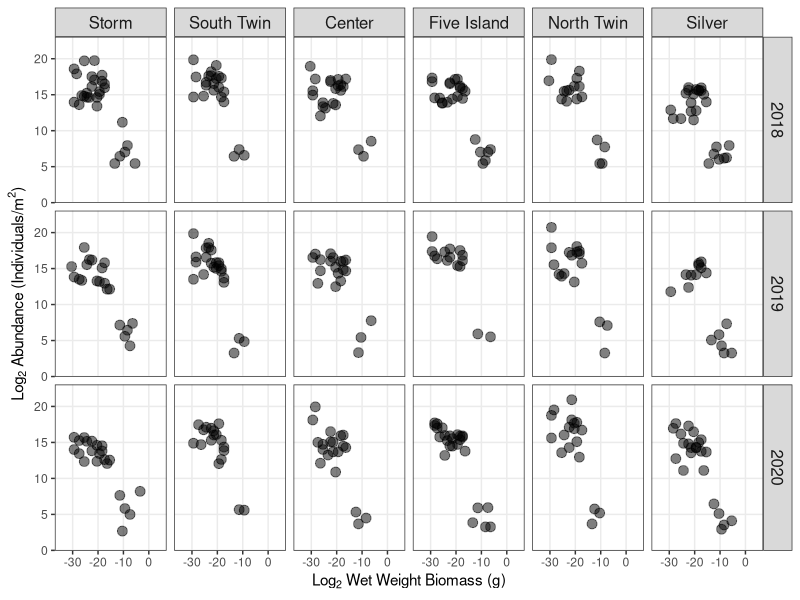
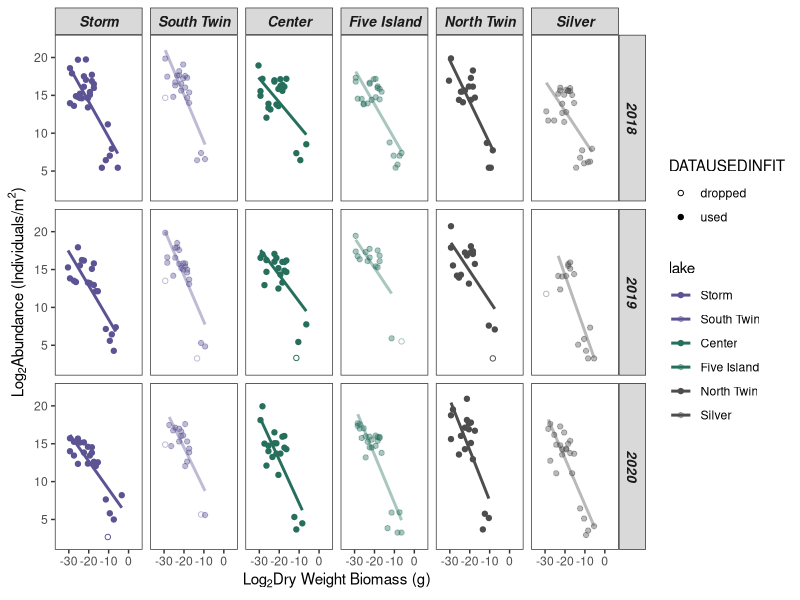
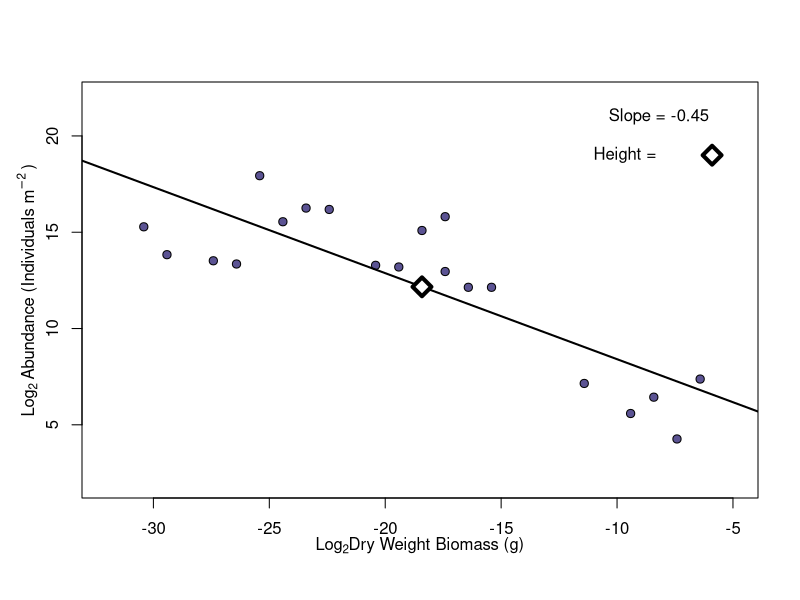

Reproduce these figures in R, in order.
## Step 2_Size Spectra Analysis ##==============================

if (!require(tidyverse)) install.packages('tidyverse')
library(tidyverse)
#browseVignettes("sizeSpectra")


# Load in SSA dataset #===========================
output = read_csv('SSA start_zoop.miv-biomass.csv')
output

# Replace lake number with lake name #
levels(output$lake) = c(levels(output$lake), 'Blue', 'Center', 
                         'Five Island', 'North Twin', 
                         'Silver', 'Storm', 'South Twin')

output$lake[output$lake == '12'] <- 'Blue'
output$lake[output$lake == '19'] <- 'Center' 
output$lake[output$lake == '36'] <- 'Five Island' 
output$lake[output$lake == '90'] <- 'North Twin'
output$lake[output$lake == '105'] <- 'Silver'
output$lake[output$lake == '113'] <- 'Storm'
output$lake[output$lake == '406'] <- 'South Twin'
output

# Remove Blue Lake - geologically distinct, almost no BMB # 
output = filter(output, lake != 'Blue')
output

## Calculate the number of log2 bins, taken from Edwards et al. 2017 - assign bins
log2bins_butts = function(x = NULL, counts = NULL)
{
  if(!is.null(x) & !is.null(counts)) {
    stop("need only one of x or counts in log2bins") }
  if(is.null(x) & is.null(counts)) {
    stop("need x or counts in log2bins") }
  if(!is.null(x)) {
    if(!is.vector(x))stop("x not a vector in log2bins")
    if(anyNA(x)) stop("x contains NA's in log2bins")
    if(min(x) <= 0)stop("x needs to be >0 in log2bins")
  }
  if(!is.null(counts))  {
    if(dim(counts)[2] != 2)stop("counts needs two cols in log2bins")
    if(min(counts[,1]) < 0) {
      stop("x values in counts need to be >= 0 in log2bins") }
    if(min(counts[,2]) < 0) {
      stop("numbers in counts need to be >= 0 in log2bins") }
  }
  # As for LBNbiom.method(), could write code that would make
  #  use of the counts dataframe explicitly, but actually quite easy
  #  to just create the longer vector x (though may be slightly slower
  #  computationally), to save writing extensive new code.
  if(is.null(x))
  {x = rep(counts[,1], counts[,2]) }
  #
  binBreaks = 2^( floor(log2(min(x))) : ceiling(log2(max(x))) )
  
  indiv = data.frame(x)       # dataframe with one row for each individual
  indiv$binMid =cut(x, breaks=binBreaks, right=FALSE, include.lowest=TRUE,
                    labels = binBreaks[-length(binBreaks)] + 0.5*diff(binBreaks))
  indiv$binMin =cut(x, breaks=binBreaks, right=FALSE, include.lowest=TRUE,
                    labels = binBreaks[-length(binBreaks)])
  indiv$binMax =cut(x, breaks=binBreaks, right=FALSE, include.lowest=TRUE,
                    labels = binBreaks[-1])
  # indiv$binWidth =cut(x, breaks=binBreaks, right=FALSE,
  #    include.lowest=TRUE, labels = diff(binBreaks))
  # indiv = mutate(indiv, binWidth = binMax - binMin)
  # Above commands avoid any problems with bins with 0 counts.
  # Don't really need all of them, but include for completeness.
  indiv$binMid = as.numeric(as.character(indiv$binMid))
  indiv$binMin = as.numeric(as.character(indiv$binMin))
  indiv$binMax = as.numeric(as.character(indiv$binMax))
  # Now calculate biomass in each bin class:
  binVals = dplyr::summarise(dplyr::group_by(indiv, binMid),
                             binMin = unique(binMin),
                             binMax = unique(binMax),
                             binWidth = binMax - binMin,
                             binCount = length(x),
                             binCountNorm = binCount / binWidth,
                             binSum = sum(x),
                             binSumNorm = binSum / binWidth )
  # binWidth uses new columns binMax and binMin
  binVals = binVals[order(binVals$binMid),]   # order by binMid
  #
  if(dim(indiv)[1] < 10^6) {       # only save indiv if not too big
    y = list(indiv = indiv, binVals = binVals)
  } else
  {
    y = list(binVals = binVals)
  }
  return(y)
}

# Rewrote the base function removing the log10 bit that was causing errors, only need the log2 part anyway
log2bins.list = log2bins_butts(output$biomass_g)
output$BINMID <- as.factor(log2bins.list$indiv$binMid)
output$BINMIN <- log2bins.list$indiv$binMin
output$BINMAX <- log2bins.list$indiv$binMax
output

# Calculate average density per bin # 
output.combined = output %>% 
  group_by(year, lake, season, BINMID, BINMIN, BINMAX) %>%
  summarize(avg.density.areal = mean(density.areal, na.rm = T)) %>%
  ungroup()

output.combined

output.combined$BINMID = as.numeric(as.character(output.combined$BINMID))
#BINMIN and BINMAX are included here but will not do anything, 
## but by including they will be carried through to the summary table 
## and will be usuable for relative density

output.combined = as_tibble(output.combined) # Save in a tidy format
output.combined

# log 2 binning # 

output.binned = output.combined %>% # Remove season from grouping 
  group_by(year, lake, BINMID, BINMIN, BINMAX) %>%
  mutate(BINMID_LOG = log2(BINMID), BINMIN_LOG = log2(BINMIN), BINMAX_LOG = log2(BINMAX), DENS_LOG = log2(avg.density.areal)) %>%
  ungroup()
output.binned


# Fits data seasons combined # =======================
output.combined = output.binned %>% 
  select(year, lake, BINMID, BINMIN, BINMAX, avg.density.areal, BINMID_LOG, BINMIN_LOG, BINMAX_LOG, DENS_LOG)
output.combined

# Get Min and Max of weight bins # For Table 2 # 
minmax_bins = output.combined %>%
  group_by(lake, year) %>% 
  summarize(
    minimum = min(BINMIN_LOG), 
    maximum = max(BINMAX_LOG)) %>%
  ungroup()
minmax_bins


## Linear fits of pelagic size spectrum by lake by year ## 
fits.yr.lm = data.frame ( matrix ( NA, ncol = 15, nrow = length( unique (output.combined$lake)) * (length( unique (output$year) )) ) ) 
colnames ( fits.yr.lm ) = c('year', 'lake', 'outlierpres', 'n', 'fitmin', 'fitmax', 'slope', 'slp_se', 'slp_l95ci' ,'slp_u95ci', 'intcpt', 'int_se', 'int_l95ci', 'int_u95CI', 'height')
fits.yr.lm$year = rep( sort( unique( output.combined$year)), each = length(unique(output.combined$lake)))
fits.yr.lm$lake = rep( as.factor ( unique (output.combined$lake) ), each = 1)
fits.yr.lm

#fits.yr.lm$season = rep(as.character( unique(output.combined$season)), each = 1)

fits.yr.lm$outlierpres = factor ( fits.yr.lm$outlierpres, levels = c('Y', 'N'))
fits.yr.lm

## Set up a short dataframe for easier export ## 
short.output = setNames ( data.frame ( matrix (NA, ncol = 6, nrow = 0) ), c( 'year', 'lake',  'DENS_LOG', 'BINMID_LOG', 'DATAUSEDINFIT') )

short.output$lake = factor ( short.output$lake, levels = c('Storm', 'South Twin', 'Center', 'Five Island', 'North Twin','Silver'))

# Remove lake years with no data 
#fits.yr.lm = fits.yr.lm %>% filter(!row_number() %in% c(2,16,30)) 
fits.yr.lm

## Loop for filling with breaks ## 
for ( i in 1:nrow(fits.yr.lm) ) { 
    tempdata = output.combined %>% 
      filter ( year == fits.yr.lm$year[i] ) %>%
      filter ( lake == fits.yr.lm$lake[i] ) 
    
    templin = lm (DENS_LOG ~ BINMID_LOG, data = tempdata) 
    
    cookcutoff = 10/length(templin$residuals) # Set Cook's value, the general rule is 4/n for detection of influence, 1 is a rough cutoff for points with too much leverage
    tempcooks = ifelse ( cooks.distance(templin) > cookcutoff, 'dropped', 'used') 
    tempjoin = data.frame ( 'year' = tempdata$year, 'lake' = tempdata$lake, 
                            'DENS_LOG' = tempdata$DENS_LOG, 'BINMID_LOG' = tempdata$BINMID_LOG, 'DATAUSEDINFIT' = tempcooks)
    short.output = rbind ( short.output, tempjoin)
    
    if (any ( cooks.distance(templin) > cookcutoff ) ) { # remove points with high leverage or just save the lm as it is 
      fits.yr.lm$outlierpres[i] = 'Y' 
      templin = lm ( DENS_LOG [-which ( cooks.distance(templin) > cookcutoff)] ~ BINMID_LOG[-which (cooks.distance(templin) > cookcutoff)], data = tempdata)
    } else {fits.yr.lm$outlierpres[i] = 'N' } # Report that no high leverage points were found 
  
  fits.yr.lm$n[i] = length(templin$residuals) 
  fits.yr.lm$fitmin[i] = min(templin$model$BINMID_LOG, na.rm = T)
  fits.yr.lm$fitmax[i] = max(templin$model$BINMID_LOG, na.rm = T) 
  fits.yr.lm$slope[i] = coef(templin)[[2]] 
  fits.yr.lm$slp_se[i] = coef(summary(templin))[2,2] 
  fits.yr.lm$slp_l95ci[i] = confint(templin, level = 0.95)[2,1]
  fits.yr.lm$slp_u95ci[i] = confint(templin, level=0.95)[2,2]
  fits.yr.lm$intcpt[i] = coef(templin)[[1]]
  fits.yr.lm$int_se[i] = coef(summary(templin))[1,2] 
  fits.yr.lm$int_l95ci[i] = confint(templin, level=0.95)[1,1]
  fits.yr.lm$int_u95CI[i] = confint(templin, level = 0.95)[1,2]
  
  temp.short <- tempjoin %>%
    filter ( DATAUSEDINFIT == 'used' | DATAUSEDINFIT == 'dropped') 
  fits.yr.lm$height.bin[i] = ( min(temp.short$BINMID_LOG) + max(temp.short$BINMID_LOG) ) / 2
  fits.yr.lm$height[i] = fits.yr.lm$slope[i] * ( min(temp.short$BINMID_LOG) + max(temp.short$BINMID_LOG) ) / 2 + fits.yr.lm$intcpt[i]
  fits.yr.lm$height.l95ci[i] = fits.yr.lm$slp_l95ci[i] * ( min(temp.short$BINMID_LOG) + max(temp.short$BINMID_LOG) ) / 2 + fits.yr.lm$int_l95ci[i] 
  fits.yr.lm$height.u95ci[i] = fits.yr.lm$slp_u95ci[i] * ( min(temp.short$BINMID_LOG) + max(temp.short$BINMID_LOG) ) / 2 + fits.yr.lm$int_u95CI[i]
}

fits.yr.lm # Represents combined spring and summer data 

height.bin.summary = fits.yr.lm %>% 
  select(year, lake, height.bin) %>% 
  summarize(mean = mean(height.bin), 
            sd = sd(height.bin))
height.bin.summary

short.output

### Fits of height from overall ### 
fits.yr.lm$height.overall = fits.yr.lm$slope * ( floor(min(fits.yr.lm$fitmin)) + ceiling(max(fits.yr.lm$fitmax)) ) / 2 + fits.yr.lm$intcpt

## output the data ## (CHANGE to own working directories)
setwd("C:/Users/tjbut/Box Sync/Butts_Scripts/Carp Lakes/carp-foodweb-change")
setwd("J:/Box Sync/Butts_Scripts/Carp Lakes/carp-foodweb-change")


## Size Spectra Data ## 
short.output$lake = factor(short.output$lake, levels = c('Blue','Storm', 'South Twin', 'Center', 'Five Island', 'North Twin','Silver'))
plot.data = short.output 
plot.data
color_custom <- c("limegreen", "royalblue2", "gray50")
color_custom2 <- c( "purple", "royalblue2")

output_for_plot = left_join(short.output, fits.yr.lm, by = c('year', 'lake')) # Join makes it easier for ggplot to take the data, of course it creates many rep values 
output_for_plot

# Made after loading in previously created shortoutput_zp-miv_springsummer.csv dataframe - but running fits.yr.lm data from L2386 - 2640 
# Get incorrect plot when load in previously derived fitsdata_zp-miv_long_springsummer.csv. Write csv functions are open in this script (not commented out) 
# May have written an erroneus fits.yr.lm script accidentally when writing up plotting for Grace - will double check pre-defense; post exit seminar creation

# current output for plot is correct, will write into specific data frame 
# Currently Fig 2 and Fig 3 agree and are correct - there's a just a weird coding artifact I'm not catching - need to clean up code anyhow 

# Code to generate commented out L2660 - L2667 below # 
# short.output = read_csv('shortoutput_zp-miv_springsummer.csv')
# ## Size Spectra Data ## 
# short.output$lake = factor(short.output$lake, levels = c('Blue','Storm', 'South.Twin', 'Center', 'Five.Island', 'North.Twin','Silver'))
# 
# 
# output_for_plot = short.output %>% 
#   left_join(., fits.yr.lm, by = c('year', 'lake'), all.x=T) # Join makes it easier for ggplot to take the data, of course it creates many rep values 
# output_for_plot
#write_csv(output_for_plot, 'sizespectra_fig2-fits_springsummer.csv')


#### Size spectrum analysis with different spectra plotted ####
library(ggplot2)

plot_ssa <-  
  ggplot(output_for_plot,
         aes(BINMID_LOG, DENS_LOG) ) +
  geom_point ( alpha = 1/2, size=3 ) +
  ylim (1 , 22) +
  xlim (-35, 5) +
  facet_grid ( year ~ lake ) +
  scale_color_manual(values = color_custom2, name = 'Season', labels = c('summer', 'spring')) +
  
  labs ( x = expression ( paste ( "Log"[2], " Wet Weight Biomass (g)" ) ), 
         y = expression ( paste ( "Log"[2], " Abundance (Individuals/m"^2,")" ) ) ) +
  
  theme_bw() + 
  theme ( panel.grid.minor = element_blank(), 
          legend.background = element_blank(),
          strip.text.x = element_text(size = 12 ),
          strip.text.y = element_text(size = 12 ) )

plot_ssa

#### Size Spectrum analysis of all lakes with slopes ( Need to fix graphics) ####
# Output graphs with linear fits # 
library(ggplot2)

# Output graphs with linear fits # 
# Reference - no removal # Blue, South Twin, Storm
ref_col_18 = rgb(91, 83, 147, max = 255, alpha = 100) 
ref_col_19 = rgb(91, 83, 147, max = 255, alpha = 180)
ref_col_20 = rgb(91, 83, 147, max = 255, alpha = 255)

# removal, removal, null # Center, Five Island 
rrn_col_18 = rgb(37, 111, 92, max = 255, alpha = 100) 
rrn_col_19 = rgb(37, 111, 92, max = 255, alpha = 180)
rrn_col_20 = rgb(37, 111, 92, max = 255, alpha = 255)

# null, removal, removal # North Twin, Silver
nrr_col_18 = rgb(77, 77, 77, max = 255, alpha = 100) 
nrr_col_19 = rgb(77, 77, 77, max = 255, alpha = 180)
nrr_col_20 = rgb(77, 77, 77, max = 255, alpha = 255)

# transparent 
transparent = rgb(255,255,255, max=255, alpha = 0)

options(repr.plot.width = 4, repr.plot.height = 2)
windows(width = 9, height = 4)
plot_ssa2 = 
  ggplot(output_for_plot, 
         aes(BINMID_LOG, DENS_LOG, shape = DATAUSEDINFIT, color = lake)) + 
  geom_point(size = 1.5) + 
  scale_shape_manual(values = c(1,19)) +
  ylim (2, 22) +
  xlim (-35, 5) +
  facet_grid(year ~ lake) + 
  labs( x = expression ( paste ( 'Log'[2], 'Dry Weight Biomass (g)') ), 
        y = expression ( paste ( 'Log'[2], 'Abundance (Individuals/m'^2,')' ) ) ) +
  scale_color_manual(values = c(ref_col_20, ref_col_18,
                                rrn_col_20, rrn_col_18,
                                nrr_col_20, nrr_col_18)) +
  theme_bw() + 
  theme ( panel.grid.major = element_blank(),
          panel.grid.minor = element_blank(), 
          legend.background = element_blank(),
          legend.key = element_blank(),
          strip.text.x = element_text(size = 10, face = 'bold.italic' ),
          strip.text.y = element_text(size = 10, face = 'bold.italic' ) ) +
  geom_smooth( data = output_for_plot %>% filter(DATAUSEDINFIT == 'used') %>% subset ( fitmax & fitmin), 
               method = lm, se = FALSE)
#+ 
# geom_label(data = output_for_plot, aes(x=-7, y=PLACEMENT, label = format ( round( slope, 2 ), 2) ), show.legend = FALSE)
plot_ssa2

# Pluck out one plot #==============================
windows(height = 4, width = 5)
examp = output_for_plot %>% 
  filter(lake == 'Storm' & year == 2019)
examp

examp_mod = lm(DENS_LOG~BINMID_LOG, data = examp)
examp_mod
plot(DENS_LOG~BINMID_LOG, data = examp, pch = 21, ylab = '', 
     xlab = '', 
     bg = ref_col_20, col = 'black', cex = 1.1, ylim = c(2, 22), xlim = c(-32, -5))
mtext(expression ( paste ('Log'[2]~'Abundance (Individuals m'^-2~')' ) ), side =2, line = 2)
mtext(expression ( paste ('Log'[2], 'Dry Weight Biomass (g)')), side = 1, line = 2)
abline(examp_mod,lwd = 2)
text(-8.2, 21, 'Slope = -0.45')
points(-18.41504, 12.16517, pch = 23, bg = 'white', col = 'black', cex = 2, lwd = 4)
text(-9.55, 19, 'Height = ')
points(-5.9, 19, pch = 23, bg = 'white', col = 'black', cex = 2, lwd = 4)


# slope x height.overall data - unique # 
fit.data = output_for_plot %>% 
  select(year, lake, n, slope, slp_se, slp_l95ci, slp_u95ci, 
         intcpt, int_se, int_l95ci, int_u95CI, height, height.l95ci, height.u95ci, height.overall) %>% 
  distinct() %>% 
  arrange(lake, year)
fit.data

#write_csv(fits.yr.lm, 'fitsdata_zp-miv_long_springsummer_Blue-rm.csv')
#write_csv(short.output, 'shortoutput_zp-miv_springsummer_Blue-rm.csv')

fits.yr.lm

# If want to rerun with only summer data excluding spring (as shown in supplemental) 
# Uncomment the following two lines and replace the 'short_output' object on Line 234
# with the .csv below 
  # read_csv('shortoutput_zp-miv_summeronly.csv')
